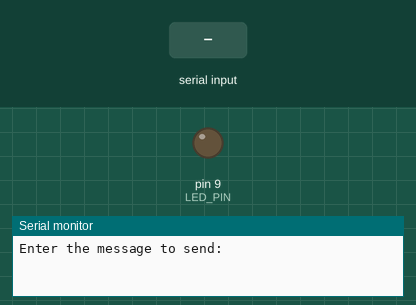
Simulated run of this sketch. Board: Arduino Uno, built with avr-gcc and run on an emulated ATmega328P. Shown: output pins drawn as LEDs (lit = HIGH), the last lines printed to the serial monitor. Inputs (shaded band) come from the test bench.

Above: at 0.9 s.
1.0 s: "1\n" received over Serial
At 1.8 s:
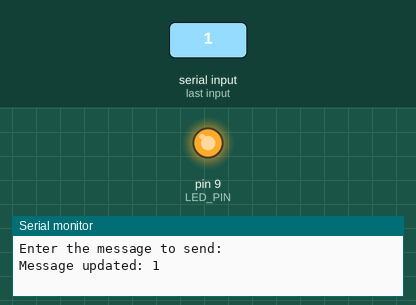
Timing chart, 0 to 10.0 s (numbered marks = the images above; inputs shaded):
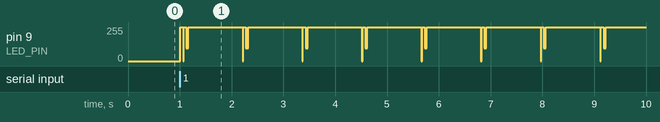

The sketch:

Arduino_Transmitter.ino
```cpp
#define LED_PIN 9
#define PERIOD 5

char string[64];
int string_length = 0;
bool new_message_received = false;

void setup()
{
  pinMode(LED_PIN, OUTPUT);
  Serial.begin(9600);
  Serial.println("Enter the message to send:");
  get_message();
}

void loop()
{
  if (Serial.available()) {
    get_message();
  }
  send_byte(0xFF);
  for (int i = 0; i <= string_length; i++) {
    send_byte(string[i]);
  }
  delay(1000);
}

void get_message()
{
  delay(50);
  do {
    string_length = Serial.readBytesUntil('\n', string, sizeof(string) - 2);
  } while(string_length <= 0);
  string[string_length] = '\n';
  string[string_length + 1] = '\0';
  Serial.print("Message updated: ");
  Serial.println(string);
  new_message_received = true;
}

void send_byte(char my_byte)
{
  digitalWrite(LED_PIN, LOW);
  delay(PERIOD);
  for (int i = 0; i < 8; i++) {
    digitalWrite(LED_PIN, (my_byte & (0x01 << i)) != 0);
    delay(PERIOD);
  }
  digitalWrite(LED_PIN, HIGH);
  delay(PERIOD);
}
```

Measured:
- after the input at 1.0 s, pin 9 (LED_PIN): 0/255 → 255/255 at once, then repeats every 1.2 s: 0/255 0.02 s, 255/255 0.05 s, 95/255 0.04 s, 255/255 1.0 s
